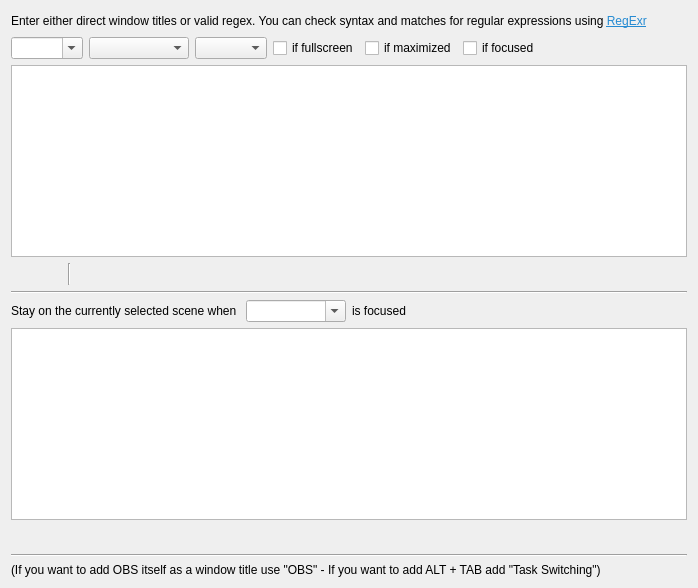
     <widget class="QWidget" name="ignoreWindowsTab">
      <attribute name="title">
       <string notr="true">Title</string>
      </attribute>
      <layout class="QVBoxLayout" name="verticalLayout_4">
       <item>
        <layout class="QHBoxLayout" name="horizontalLayout_44">
         <item>
          <widget class="QLabel" name="label_58">
           <property name="toolTip">
            <string/>
           </property>
           <property name="text">
            <string>&lt;html&gt;&lt;head/&gt;&lt;body&gt;&lt;p&gt;Enter either direct window titles or valid regex. You can check syntax and matches for regular expressions using &lt;a href=&quot;https://regexr.com&quot;&gt;&lt;span style=&quot; text-decoration: underline; color:#268bd2;&quot;&gt;RegExr&lt;/span&gt;&lt;/a&gt;&lt;/p&gt;&lt;/body&gt;&lt;/html&gt;</string>
           </property>
           <property name="textFormat">
            <enum>Qt::AutoText</enum>
           </property>
           <property name="openExternalLinks">
            <bool>true</bool>
           </property>
          </widget>
         </item>
         <item>
          <spacer name="horizontalSpacer_15">
           <property name="orientation">
            <enum>Qt::Horizontal</enum>
           </property>
           <property name="sizeHint" stdset="0">
            <size>
             <width>40</width>
             <height>20</height>
            </size>
           </property>
          </spacer>
         </item>
        </layout>
       </item>
       <item>
        <layout class="QHBoxLayout" name="horizontalLayout_12">
         <item>
          <widget class="QComboBox" name="windows">
           <property name="editable">
            <bool>true</bool>
           </property>
           <property name="maxVisibleItems">
            <number>20</number>
           </property>
          </widget>
         </item>
         <item>
          <widget class="QComboBox" name="scenes">
           <property name="sizePolicy">
            <sizepolicy hsizetype="Maximum" vsizetype="Fixed">
             <horstretch>0</horstretch>
             <verstretch>0</verstretch>
            </sizepolicy>
           </property>
           <property name="minimumSize">
            <size>
             <width>100</width>
             <height>0</height>
            </size>
           </property>
          </widget>
         </item>
         <item>
          <widget class="QComboBox" name="transitions"/>
         </item>
         <item>
          <widget class="QCheckBox" name="fullscreenCheckBox">
           <property name="text">
            <string>if fullscreen</string>
           </property>
          </widget>
         </item>
         <item>
          <widget class="QCheckBox" name="maximizedCheckBox">
           <property name="text">
            <string>if maximized</string>
           </property>
          </widget>
         </item>
         <item>
          <widget class="QCheckBox" name="focusCheckBox">
           <property name="text">
            <string>if focused</string>
           </property>
          </widget>
         </item>
         <item>
          <spacer name="horizontalSpacer_34">
           <property name="orientation">
            <enum>Qt::Horizontal</enum>
           </property>
           <property name="sizeHint" stdset="0">
            <size>
             <width>40</width>
             <height>20</height>
            </size>
           </property>
          </spacer>
         </item>
        </layout>
       </item>
       <item>
        <widget class="QListWidget" name="switches">
         <property name="sizePolicy">
          <sizepolicy hsizetype="Expanding" vsizetype="Expanding">
           <horstretch>0</horstretch>
           <verstretch>0</verstretch>
          </sizepolicy>
         </property>
         <property name="sortingEnabled">
          <bool>false</bool>
         </property>
        </widget>
       </item>
       <item>
        <layout class="QHBoxLayout" name="horizontalLayout_13">
         <property name="spacing">
          <number>4</number>
         </property>
         <item>
          <widget class="QPushButton" name="add">
           <property name="maximumSize">
            <size>
             <width>22</width>
             <height>22</height>
            </size>
           </property>
           <property name="flat">
            <bool>true</bool>
           </property>
           <property name="themeID" stdset="0">
            <string notr="true">addIconSmall</string>
           </property>
          </widget>
         </item>
         <item>
          <widget class="QPushButton" name="remove">
           <property name="maximumSize">
            <size>
             <width>22</width>
             <height>22</height>
            </size>
           </property>
           <property name="flat">
            <bool>true</bool>
           </property>
           <property name="themeID" stdset="0">
            <string notr="true">removeIconSmall</string>
           </property>
          </widget>
         </item>
         <item>
          <spacer name="horizontalSpacer_43">
           <property name="orientation">
            <enum>Qt::Horizontal</enum>
           </property>
           <property name="sizeType">
            <enum>QSizePolicy::Fixed</enum>
           </property>
           <property name="sizeHint" stdset="0">
            <size>
             <width>5</width>
             <height>20</height>
            </size>
           </property>
          </spacer>
         </item>
         <item>
          <widget class="Line" name="line_12">
           <property name="orientation">
            <enum>Qt::Vertical</enum>
           </property>
          </widget>
         </item>
         <item>
          <spacer name="horizontalSpacer_42">
           <property name="orientation">
            <enum>Qt::Horizontal</enum>
           </property>
           <property name="sizeType">
            <enum>QSizePolicy::Fixed</enum>
           </property>
           <property name="sizeHint" stdset="0">
            <size>
             <width>5</width>
             <height>20</height>
            </size>
           </property>
          </spacer>
         </item>
         <item>
          <widget class="QPushButton" name="up">
           <property name="maximumSize">
            <size>
             <width>22</width>
             <height>22</height>
            </size>
           </property>
           <property name="text">
            <string/>
           </property>
           <property name="icon">
            <iconset>
             <normaloff>../../../forms/images/up.svg</normaloff>../../../forms/images/up.svg</iconset>
           </property>
           <property name="flat">
            <bool>true</bool>
           </property>
           <property name="themeID" stdset="0">
            <string>upArrowIconSmall</string>
           </property>
          </widget>
         </item>
         <item>
          <widget class="QPushButton" name="down">
           <property name="maximumSize">
            <size>
             <width>22</width>
             <height>22</height>
            </size>
           </property>
           <property name="text">
            <string/>
           </property>
           <property name="icon">
            <iconset>
             <normaloff>../../../forms/images/down.svg</normaloff>../../../forms/images/down.svg</iconset>
           </property>
           <property name="flat">
            <bool>true</bool>
           </property>
           <property name="themeID" stdset="0">
            <string>downArrowIconSmall</string>
           </property>
          </widget>
         </item>
         <item>
          <spacer name="horizontalSpacer_10">
           <property name="orientation">
            <enum>Qt::Horizontal</enum>
           </property>
           <property name="sizeHint" stdset="0">
            <size>
             <width>40</width>
             <height>20</height>
            </size>
           </property>
          </spacer>
         </item>
        </layout>
       </item>
       <item>
        <widget class="Line" name="line_5">
         <property name="orientation">
          <enum>Qt::Horizontal</enum>
         </property>
        </widget>
       </item>
       <item>
        <layout class="QHBoxLayout" name="horizontalLayout_9">
         <item>
          <widget class="QLabel" name="label_8">
           <property name="text">
            <string>Stay on the currently selected scene when </string>
           </property>
          </widget>
         </item>
         <item>
          <widget class="QComboBox" name="ignoreWindowsWindows">
           <property name="sizePolicy">
            <sizepolicy hsizetype="Maximum" vsizetype="Fixed">
             <horstretch>0</horstretch>
             <verstretch>0</verstretch>
            </sizepolicy>
           </property>
           <property name="minimumSize">
            <size>
             <width>100</width>
             <height>0</height>
            </size>
           </property>
           <property name="editable">
            <bool>true</bool>
           </property>
          </widget>
         </item>
         <item>
          <widget class="QLabel" name="label_9">
           <property name="text">
            <string>is focused</string>
           </property>
          </widget>
         </item>
         <item>
          <spacer name="horizontalSpacer_7">
           <property name="orientation">
            <enum>Qt::Horizontal</enum>
           </property>
           <property name="sizeHint" stdset="0">
            <size>
             <width>40</width>
             <height>20</height>
            </size>
           </property>
          </spacer>
         </item>
        </layout>
       </item>
       <item>
        <widget class="QListWidget" name="ignoreWindows">
         <property name="sizePolicy">
          <sizepolicy hsizetype="Expanding" vsizetype="Expanding">
           <horstretch>0</horstretch>
           <verstretch>0</verstretch>
          </sizepolicy>
         </property>
         <property name="sortingEnabled">
          <bool>true</bool>
         </property>
        </widget>
       </item>
       <item>
        <layout class="QHBoxLayout" name="horizontalLayout_8">
         <property name="spacing">
          <number>4</number>
         </property>
         <item>
          <widget class="QPushButton" name="ignoreWindowsAdd">
           <property name="maximumSize">
            <size>
             <width>22</width>
             <height>22</height>
            </size>
           </property>
           <property name="flat">
            <bool>true</bool>
           </property>
           <property name="themeID" stdset="0">
            <string notr="true">addIconSmall</string>
           </property>
          </widget>
         </item>
         <item>
          <widget class="QPushButton" name="ignoreWindowsRemove">
           <property name="maximumSize">
            <size>
             <width>22</width>
             <height>22</height>
            </size>
           </property>
           <property name="flat">
            <bool>true</bool>
           </property>
           <property name="themeID" stdset="0">
            <string notr="true">removeIconSmall</string>
           </property>
          </widget>
         </item>
         <item>
          <spacer name="horizontalSpacer_6">
           <property name="orientation">
            <enum>Qt::Horizontal</enum>
           </property>
           <property name="sizeHint" stdset="0">
            <size>
             <width>40</width>
             <height>20</height>
            </size>
           </property>
          </spacer>
         </item>
        </layout>
       </item>
       <item>
        <widget class="Line" name="line_9">
         <property name="orientation">
          <enum>Qt::Horizontal</enum>
         </property>
        </widget>
       </item>
       <item>
        <widget class="QLabel" name="label_47">
         <property name="text">
          <string>(If you want to add OBS itself as a window title use &quot;OBS&quot; - If you want to add ALT + TAB add &quot;Task Switching&quot;)</string>
         </property>
        </widget>
       </item>
      </layout>
     </widget>
